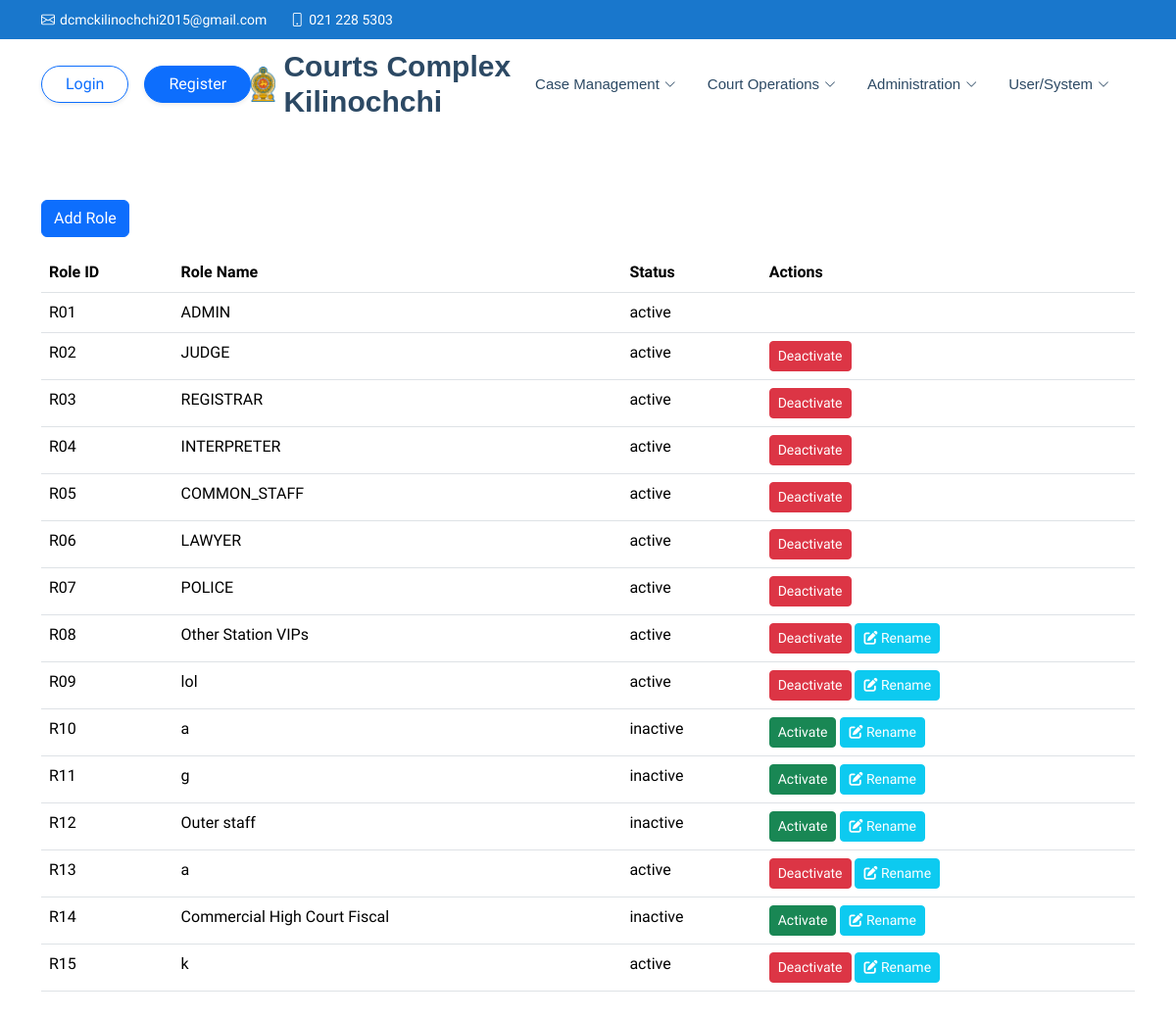
/index.php?pg=roles.php, run on the app's committed database.
### tables this page shows
CREATE TABLE IF NOT EXISTS `roles` (
  `role_id` varchar(5) NOT NULL,
  `role_name` varchar(50) DEFAULT NULL,
  `role_status` tinytext,
  PRIMARY KEY (`role_id`)
);

### lib/helper.php (called while the page is built, shortened)
<?php
class Helper {
    private $conn;
    public function __construct(mysqli $conn) {
        $this->conn = $conn;
    }
    public function generateNextRoleID() {
        return $this->generateNextID('roles', 'role_id', 'R', 2);
    }
    private function generateNextID($table, $column, $prefix, $padLength) {
        $sql = "SELECT $column FROM $table WHERE $column LIKE '$prefix%' ORDER BY CAST(SUBSTRING($column, 2) AS UNSIGNED) DESC LIMIT 1";
        $result = mysqli_query($this->conn, $sql);
        if ($result && mysqli_num_rows($result) > 0) {
            $row = mysqli_fetch_assoc($result);
            $max_id = $row[$column];
            $numeric_part = (int)substr($max_id, 1);
            $next_numeric_part = $numeric_part + 1;
            return $prefix . str_pad($next_numeric_part, $padLength, "0", STR_PAD_LEFT);
        } else {
            return $prefix . str_pad("1", $padLength, "0", STR_PAD_LEFT);
        }
    }
}

### lib/security.php (called while the page is built, shortened)
<?php
class Security
{
    public static function sanitize($data){
        return htmlspecialchars(stripslashes(trim((string)$data)));
    }
}
?>

### roles.php (the view, shortened to what this page needs)
<?php
	$result = $conn->query("SELECT * FROM roles ORDER BY role_id ASC");
	$nextRoleId = $helper->generateNextRoleID($conn);
	?>
<!DOCTYPE html>
<html lang="en">
	<head>
	</head>
	<body>
		<div class="container mt-5">
			<button type="button" class="btn btn-primary" data-bs-toggle="modal" data-bs-target="#addRoleModal">
			Add Role
			</button>
			<table class="table mt-3">
				<thead>
					<tr>
						<th>Role ID</th>
						<th>Role Name</th>
						<th>Status</th>
						<th>Actions</th>
					</tr>
				</thead>
				<tbody>
					<?php while ($row = $result->fetch_assoc()): ?>
					<tr>
						<td><?= Security::sanitize($row['role_id']) ?></td>
						<td><?= Security::sanitize($row['role_name']) ?></td>
						<td><?= $row['role_status'] ? 'active' : 'inactive' ?></td>
						<td>
							<?php if ($row['role_id'] !== 'R01'): ?>
							<form method="POST" action="index.php?pg=roles.php" style="display:inline;">
								<?php if ($row['role_status']): ?>
								<button type="submit" class="btn btn-sm btn-danger" onclick="return confirm('Are you sure you want to deactivate this role?');">
								Deactivate
								</button>
								<?php else: ?>
								<button type="submit" class="btn btn-sm btn-success" onclick="return confirm('Are you sure you want to activate this role?');">
								Activate
								</button>
								<?php endif; ?>
							</form>
							<?php endif; ?>
							<?php if (!in_array($row['role_id'], ['R01', 'R02', 'R03', 'R04', 'R05', 'R06', 'R07'])): ?>
                                <button
                                    type="button"
                                    class="btn btn-info btn-sm text-white rename-btn"
                                    data-bs-toggle="modal"
                                    data-bs-target="#renameModal"
                                    data-role-id="<?= Security::sanitize($row['role_id']) ?>">
                                    <i class="fas fa-edit"></i> Rename
                                </button>
                            <?php endif; ?>
						</td>
					</tr>
					<?php endwhile; ?>
				</tbody>
			</table>
		</div>
</body>
</html>

### assets/css/main.css (style rules this page uses)
:root { --default-font: "Roboto", system-ui, -apple-system, "Segoe UI", Roboto, "Helvetica Neue", Arial, "Noto Sans", "Liberation Sans", sans-serif, "Apple Color Emoji", "Segoe UI Emoji", "Segoe UI Symbol", "Noto Color Emoji"; --heading-font: "Poppins", sans-serif; --nav-font: "Raleway", sans-serif; }
:root { --background-color: #ffffff; --default-color: #444444; --heading-color: #2c4964; --accent-color: #1977cc; --surface-color: #ffffff; --contrast-color: #ffffff; }
:root { --nav-color: #2c4964; --nav-hover-color: #1977cc; --nav-mobile-background-color: #ffffff; --nav-dropdown-background-color: #ffffff; --nav-dropdown-color: #2c4964; --nav-dropdown-hover-color: #1977cc; }
:root { scroll-behavior: smooth; }
body { color: var(--default-color); background-color: var(--background-color); font-family: var(--default-font); }

### data on the page
roles: role_id "R01", role_name "ADMIN", role_status "active"
roles: role_id "R02", role_name "JUDGE", role_status "active"
roles: role_id "R03", role_name "REGISTRAR", role_status "active"
roles: role_id "R04", role_name "INTERPRETER", role_status "active"
roles: role_id "R05", role_name "COMMON_STAFF", role_status "active"
roles: role_id "R06", role_name "LAWYER", role_status "active"
roles: role_id "R07", role_name "POLICE", role_status "active"
roles: role_id "R08", role_name "Other Station VIPs", role_status "active"
roles: role_id "R09", role_name "lol", role_status "active"
roles: role_id "R10", role_name "a", role_status "inactive"
roles: role_id "R11", role_name "g", role_status "inactive"
roles: role_id "R12", role_name "Outer staff", role_status "inactive"
roles: role_id "R13", role_name "a", role_status "active"
roles: role_id "R14", role_name "Commercial High Court Fiscal", role_status "inactive"
roles: role_id "R15", role_name "k", role_status "active"
